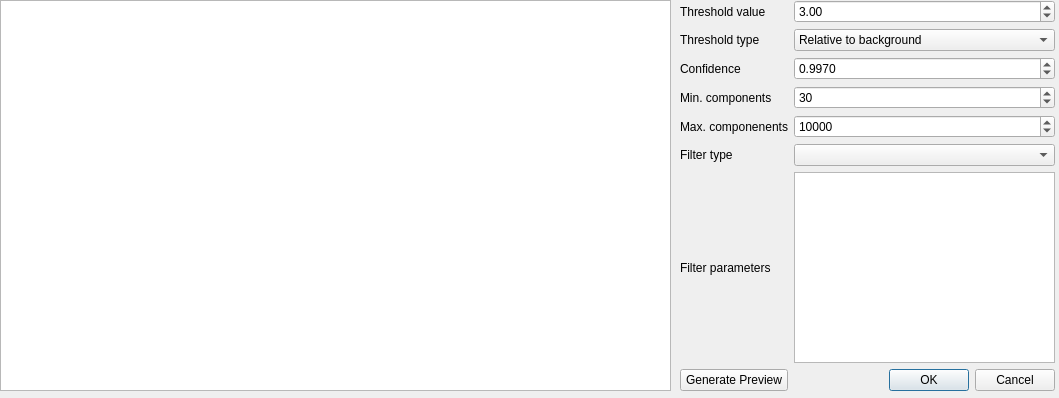
<?xml version="1.0" encoding="UTF-8"?>
<ui version="4.0">
 <class>DialogConvolve</class>
 <widget class="QDialog" name="DialogConvolve">
  <property name="geometry">
   <rect>
    <x>0</x>
    <y>0</y>
    <width>1059</width>
    <height>398</height>
   </rect>
  </property>
  <property name="windowTitle">
   <string>nsxqt Peak Finder</string>
  </property>
  <property name="modal">
   <bool>false</bool>
  </property>
  <widget class="QGraphicsView" name="graphicsView">
   <property name="geometry">
    <rect>
     <x>0</x>
     <y>0</y>
     <width>671</width>
     <height>391</height>
    </rect>
   </property>
  </widget>
  <widget class="QWidget" name="layoutWidget">
   <property name="geometry">
    <rect>
     <x>680</x>
     <y>0</y>
     <width>375</width>
     <height>391</height>
    </rect>
   </property>
   <layout class="QGridLayout" name="gridLayout">
    <item row="4" column="0" colspan="2">
     <widget class="QLabel" name="maxCompLabel">
      <property name="text">
       <string>Max. componenents</string>
      </property>
     </widget>
    </item>
    <item row="4" column="2">
     <widget class="QSpinBox" name="maxCompBox">
      <property name="maximum">
       <number>2000000000</number>
      </property>
      <property name="value">
       <number>10000</number>
      </property>
     </widget>
    </item>
    <item row="5" column="2">
     <widget class="QComboBox" name="filterComboBox">
      <property name="insertPolicy">
       <enum>QComboBox::InsertAlphabetically</enum>
      </property>
     </widget>
    </item>
    <item row="8" column="0" colspan="2">
     <widget class="QPushButton" name="previewButton">
      <property name="text">
       <string>Generate Preview</string>
      </property>
     </widget>
    </item>
    <item row="8" column="2">
     <widget class="QDialogButtonBox" name="buttonBox">
      <property name="orientation">
       <enum>Qt::Horizontal</enum>
      </property>
      <property name="standardButtons">
       <set>QDialogButtonBox::Cancel|QDialogButtonBox::Ok</set>
      </property>
     </widget>
    </item>
    <item row="3" column="0" colspan="2">
     <widget class="QLabel" name="minCompLabel">
      <property name="text">
       <string>Min. components</string>
      </property>
     </widget>
    </item>
    <item row="2" column="0" colspan="2">
     <widget class="QLabel" name="confidenceLabel">
      <property name="text">
       <string>Confidence</string>
      </property>
     </widget>
    </item>
    <item row="0" column="2">
     <widget class="QDoubleSpinBox" name="thresholdSpinBox">
      <property name="maximum">
       <double>1000000.000000000000000</double>
      </property>
      <property name="singleStep">
       <double>0.100000000000000</double>
      </property>
      <property name="value">
       <double>3.000000000000000</double>
      </property>
     </widget>
    </item>
    <item row="0" column="0" colspan="2">
     <widget class="QLabel" name="thresholdLabel">
      <property name="text">
       <string>Threshold value</string>
      </property>
     </widget>
    </item>
    <item row="1" column="0" colspan="2">
     <widget class="QLabel" name="label_2">
      <property name="text">
       <string>Threshold type</string>
      </property>
     </widget>
    </item>
    <item row="5" column="0" colspan="2">
     <widget class="QLabel" name="filterLabel">
      <property name="text">
       <string>Filter type</string>
      </property>
     </widget>
    </item>
    <item row="1" column="2">
     <widget class="QComboBox" name="thresholdComboBox">
      <item>
       <property name="text">
        <string>Relative to background</string>
       </property>
      </item>
      <item>
       <property name="text">
        <string>Absolute</string>
       </property>
      </item>
     </widget>
    </item>
    <item row="2" column="2">
     <widget class="QDoubleSpinBox" name="confidenceSpinBox">
      <property name="decimals">
       <number>4</number>
      </property>
      <property name="maximum">
       <double>1.000000000000000</double>
      </property>
      <property name="singleStep">
       <double>0.001000000000000</double>
      </property>
      <property name="value">
       <double>0.997000000000000</double>
      </property>
     </widget>
    </item>
    <item row="3" column="2">
     <widget class="QSpinBox" name="minCompBox">
      <property name="maximum">
       <number>2000000000</number>
      </property>
      <property name="value">
       <number>30</number>
      </property>
     </widget>
    </item>
    <item row="6" column="2">
     <widget class="QTreeView" name="treeView"/>
    </item>
    <item row="6" column="0" colspan="2">
     <widget class="QLabel" name="label">
      <property name="text">
       <string>Filter parameters</string>
      </property>
     </widget>
    </item>
   </layout>
  </widget>
 </widget>
 <resources/>
 <connections>
  <connection>
   <sender>buttonBox</sender>
   <signal>accepted()</signal>
   <receiver>DialogConvolve</receiver>
   <slot>accept()</slot>
   <hints>
    <hint type="sourcelabel">
     <x>248</x>
     <y>254</y>
    </hint>
    <hint type="destinationlabel">
     <x>157</x>
     <y>274</y>
    </hint>
   </hints>
  </connection>
  <connection>
   <sender>buttonBox</sender>
   <signal>rejected()</signal>
   <receiver>DialogConvolve</receiver>
   <slot>reject()</slot>
   <hints>
    <hint type="sourcelabel">
     <x>316</x>
     <y>260</y>
    </hint>
    <hint type="destinationlabel">
     <x>286</x>
     <y>274</y>
    </hint>
   </hints>
  </connection>
 </connections>
</ui>
